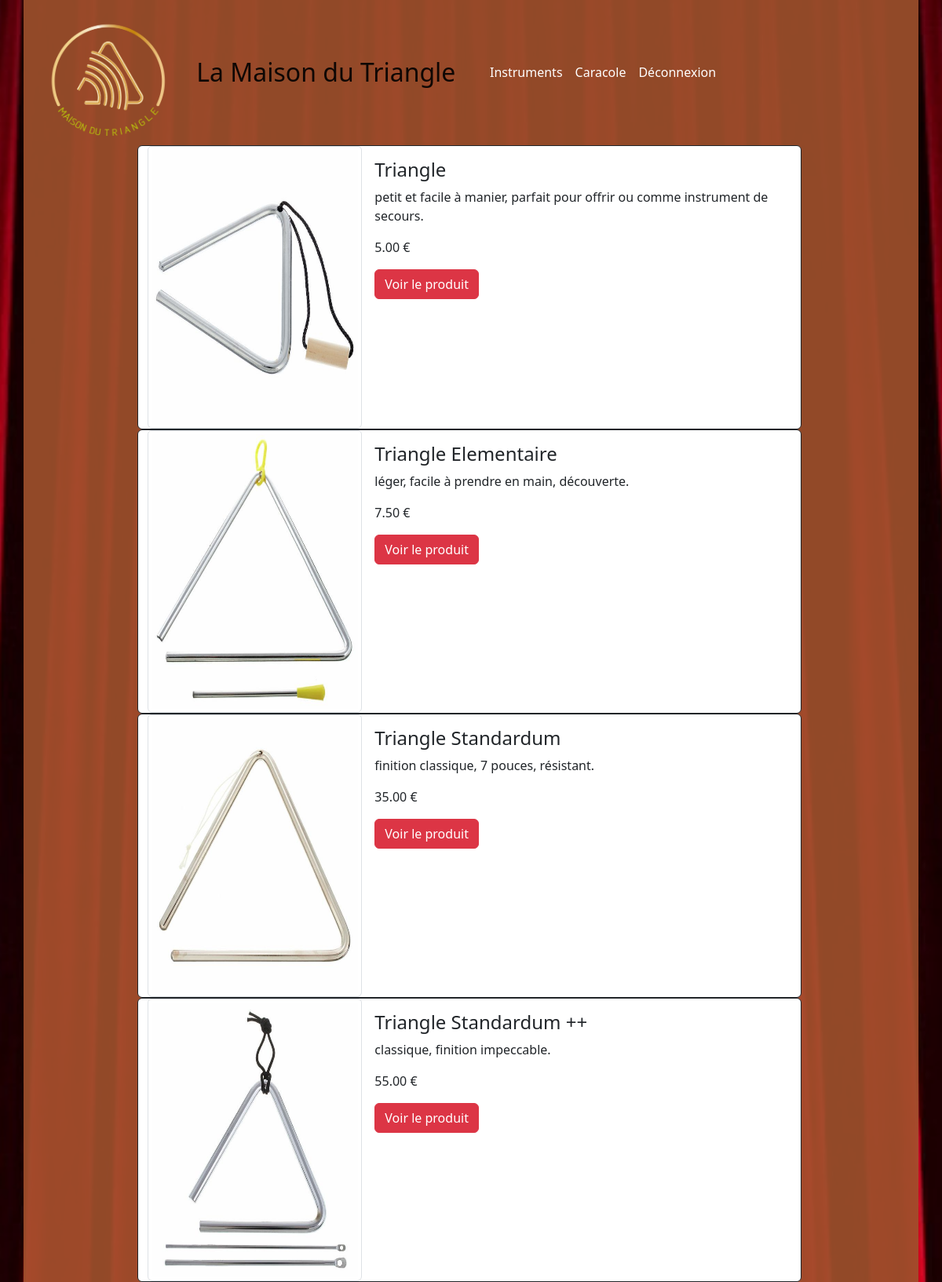
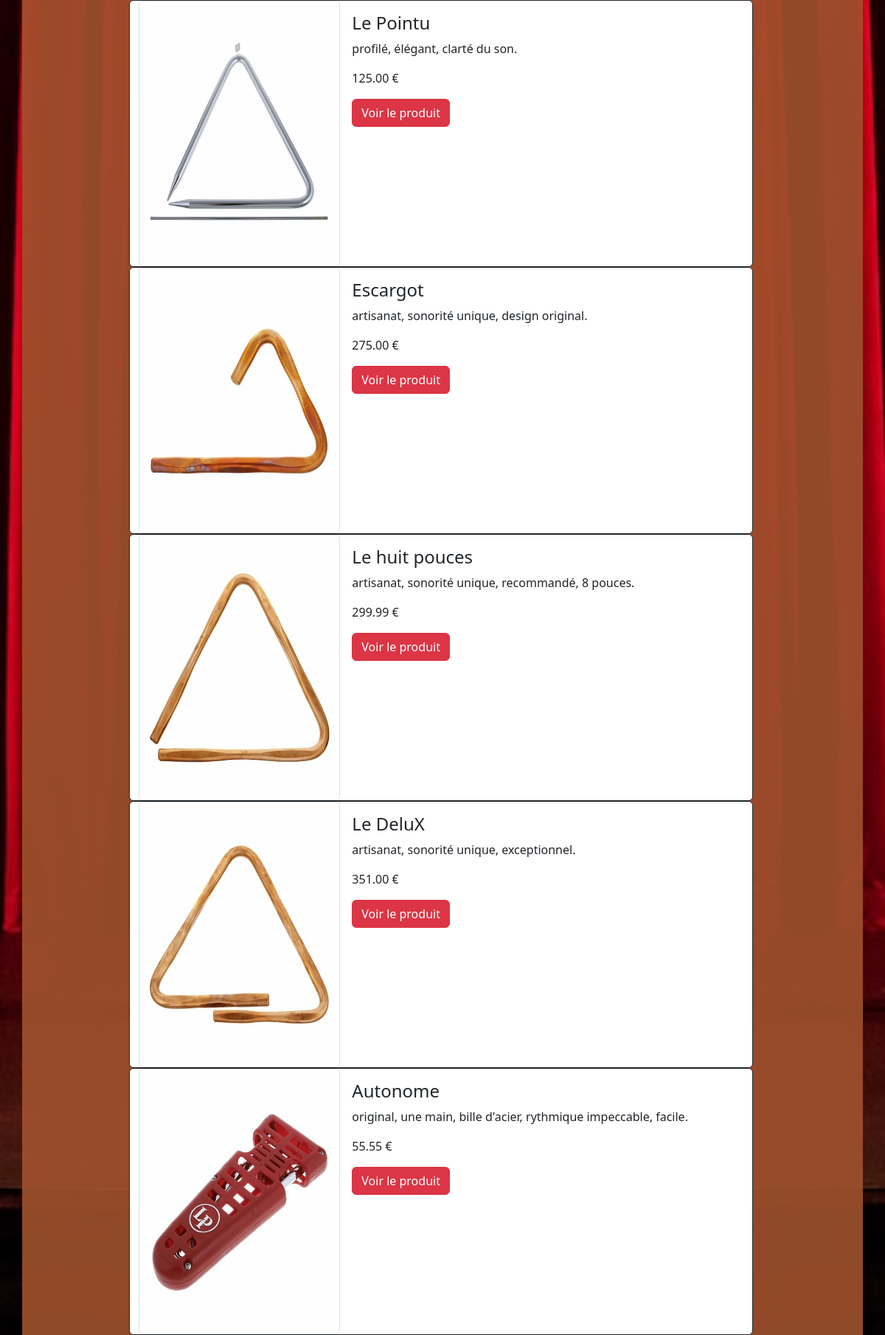
The app's page /instruments.php (signed in, upper part) with its own data (2 pictures, top to bottom).
### tables this page shows
CREATE TABLE `produits` (
  `id_produit` smallint(6) NOT NULL,
  `nom_produit` varchar(25) NOT NULL,
  `reference_fournisseur` varchar(50) NOT NULL,
  `fournisseur` varchar(25) NOT NULL,
  `photo_produit_1` varchar(255) DEFAULT NULL,
  `photo_produit_2` varchar(255) DEFAULT NULL,
  `photo_produit_3` varchar(255) DEFAULT NULL,
  `description_produit` text NOT NULL,
  `materiau` varchar(50) NOT NULL,
  `prix_produit` decimal(10,2) NOT NULL,
  `type_produit` enum('triangle','accessoire') NOT NULL,
  `stock` smallint(4) NOT NULL
);

### inc/init.inc.php (called while the page is built, shortened)
<?php
$content = "";
?>

### instruments.php (the view, shortened to what this page needs)
<?php
require_once("inc/init.inc.php");
$requete_instruments = $pdo->query('SELECT * FROM produits where type_produit = "triangle"');
while ($instrument = $requete_instruments->fetch(PDO::FETCH_ASSOC)) {
    $content .= '<div class="card border-dark w-75 container-fluid text-start">';
    $content .= '<div class="row g-0">';
    $content .= '<div class="col-sm-4">';
    $content .= '<img class="card-img-top img-thumbnail " src="./img/triangles/' . $instrument['photo_produit_1'] . '" alt="' . $instrument['nom_produit'] . '">';
    $content .= '</div>';
    $content .= '<div class="col-sm-8">';
    $content .= '<div class="card-body">';
    $content .= '<h4 class="card-title">' . $instrument['nom_produit'] . '</h4>';
    $content .= '<p class="card-text">' . $instrument['description_produit'] . '</p>';
    $content .= '<p class="card-text">' . $instrument['prix_produit'] . ' €</p>';
    $content .= '<a href="fiche.php?id=' . $instrument['id_produit'] . '" class="justify-content-center btn btn-danger" target="_blank">Voir le produit</a>';
    $content .= '</div>';
    $content .= '</div>';
    $content .= '</div>';
    $content .= '</div>';
}
require_once("inc/header.inc.php");
?>
<div class="row container-fluid g-1">
    <?php
    echo $content;
    ?>
</div>
<?php
require_once("inc/footer.inc.php");
?>

### records on screen
produits: photo_produit_1 (picture), nom_produit "Triangle", description_produit "petit et facile à manier, parfait pour offrir ou comme instrument de secours.", prix_produit "5.00"
produits: photo_produit_1 (picture), nom_produit "Triangle Elementaire", description_produit "léger, facile à prendre en main, découverte.", prix_produit "7.50"
produits: photo_produit_1 (picture), nom_produit "Triangle Standardum", description_produit "finition classique, 7 pouces, résistant.", prix_produit "35.00"
produits: photo_produit_1 (picture), nom_produit "Triangle Standardum ++", description_produit "classique, finition impeccable.", prix_produit "55.00"
produits: photo_produit_1 (picture), nom_produit "Le Pointu", description_produit "profilé, élégant, clarté du son.", prix_produit "125.00"
produits: photo_produit_1 (picture), nom_produit "Escargot", description_produit "artisanat, sonorité unique, design original.", prix_produit "275.00"
produits: photo_produit_1 (picture), nom_produit "Le huit pouces", description_produit "artisanat, sonorité unique, recommandé, 8 pouces.", prix_produit "299.99"
produits: photo_produit_1 (picture), nom_produit "Le DeluX", description_produit "artisanat, sonorité unique, exceptionnel.", prix_produit "351.00"
produits: photo_produit_1 (picture), nom_produit "Autonome", description_produit "original, une main, bille d'acier, rythmique impeccable, facile.", prix_produit "55.55"

### other values on screen
$title "Instruments"
$membre["pseudo"] "Caracole"
